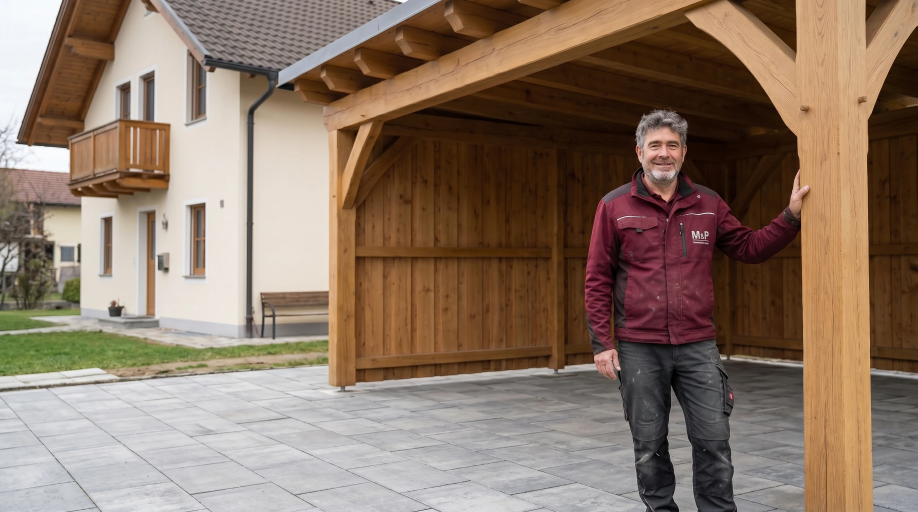
#> input picture assets/mp-peter-hero-portraits-v2-2026-05-27-kie/selected_hero_peter_paved_workwear_real_skin.webp, 2752 x 1536 px, given in place of selected_hero_peter_paved_workwear_official_logo.webp, which was not available (shown at 1/3 size)
$ python retouch_mp_workwear_logos_2026_05_27.py
#> lines starting #> are read from the running program, lines starting #| are printed output that depends on the picture; after the words box and inside, x2 and y2 are one past the last pixel; in counts of white or black regions, pixels touching at a corner belong together; pictures that were not available may be replaced by others from this repository, and a replacement may not be noted
from pathlib import Path
from PIL import Image, ImageFilter, ImageEnhance
import math

ROOT = Path(__file__).resolve().parents[1]
LOGO = ROOT / "assets/logo-white.png"
OUT_DIR = ROOT / "assets/mp-workwear-logo-retouched-2026-05-27"
OUT_DIR.mkdir(parents=True, exist_ok=True)

# x/y are center positions in original pixels. width is target emblem width.
# Workwear uses the M&P emblem only. The full legal-name logo becomes a white rectangle at chest size.
ITEMS = [
    {
        "src": "assets/mp-peter-hero-portraits-v2-2026-05-27-kie/selected_hero_peter_paved_workwear_official_logo.webp",
        "out": "selected_hero_peter_paved_workwear_clean_logo.webp",
        "erase": [{"x": 2055, "y": 625, "w": 260, "h": 170}, {"x": 2145, "y": 642, "w": 210, "h": 150}],
        "logos": [{"x": 2045, "y": 616, "w": 36, "rot": 0, "alpha": 0.70}],
    },
    {
        "src": "assets/mp-peter-hero-portraits-v2-2026-05-27-kie/selected_peter_portrait_professional_carport.webp",
        "out": "selected_peter_portrait_professional_carport_clean_logo.webp",
        "erase": [{"x": 1460, "y": 1580, "w": 260, "h": 330}],
        "logos": [{"x": 1460, "y": 1510, "w": 40, "rot": -3, "alpha": 0.80}],
    },
    {
        "src": "assets/mp-peter-hero-portraits-v2-2026-05-27-kie/selected_peter_portrait_professional_workshop.webp",
        "out": "selected_peter_portrait_professional_workshop_clean_logo.webp",
        "erase": [{"x": 1250, "y": 745, "w": 180, "h": 180}],
        "logos": [{"x": 1250, "y": 745, "w": 42, "rot": 2, "alpha": 0.80}],
    },
    {
        "src": "assets/mp-workwear-corrections-2026-05-26-kie/03_peter_red_hoodie_roofline.webp",
        "out": "03_peter_red_hoodie_roofline_clean_logo.webp",
        "erase": [{"x": 1320, "y": 720, "w": 190, "h": 180}],
        "logos": [{"x": 1320, "y": 720, "w": 42, "rot": -2, "alpha": 0.76}],
    },
    {
        "src": "assets/mp-workwear-corrections-2026-05-26-kie/02_peter_red_hoodie_post_level.webp",
        "out": "02_peter_red_hoodie_post_level_clean_logo.webp",
        "erase": [{"x": 1515, "y": 675, "w": 200, "h": 190}],
        "logos": [{"x": 1515, "y": 675, "w": 42, "rot": -4, "alpha": 0.76}],
    },
    {
        "src": "assets/mp-team-action-fix-2026-05-21-kie/03_team_vor_ort_zollstock_anzeichnen.webp",
        "out": "03_team_vor_ort_zollstock_anzeichnen_clean_logo.webp",
        "erase": [
            {"x": 2250, "y": 700, "w": 210, "h": 190},
            {"x": 1300, "y": 795, "w": 170, "h": 150},
        ],
        "logos": [
            {"x": 2250, "y": 700, "w": 42, "rot": -7, "alpha": 0.78},
            {"x": 1300, "y": 795, "w": 34, "rot": 5, "alpha": 0.66},
        ],
    },
]

def make_white_logo(width: int, alpha_scale: float) -> Image.Image:
    logo = Image.open(LOGO).convert("RGBA")
    # Crop to the chest-friendly M&P emblem; full legal text is unreadable at this size.
    logo = logo.crop((0, 0, 88, 147))
    r, g, b, a = logo.split()
    a = a.point(lambda p: int(p * alpha_scale))
    logo = Image.merge("RGBA", (Image.new("L", logo.size, 255), Image.new("L", logo.size, 255), Image.new("L", logo.size, 255), a))
    ratio = width / logo.width
    size = (width, max(1, int(logo.height * ratio)))
    logo = logo.resize(size, Image.Resampling.LANCZOS)
    # Tiny blur avoids sticker edge at web scale.
    return logo.filter(ImageFilter.GaussianBlur(0.16))

def fabric_patch(base: Image.Image, cx: int, cy: int, w: int, h: int, clone_dx=None, clone_dy: int = 0):
    # Clone neighboring fabric over the AI pseudo-logo. This is crude but much less visible than a flat fill.
    px0 = cx - w // 2
    py0 = cy - h // 2
    if clone_dx is None:
        clone_dx = -max(w, 80)
    sx0 = max(0, min(base.width - w, px0 + clone_dx))
    sy0 = max(0, min(base.height - h, py0 + clone_dy))
    patch = base.crop((sx0, sy0, sx0 + w, sy0 + h)).convert("RGBA")
    patch = patch.filter(ImageFilter.GaussianBlur(1.0))

    # Match average brightness/color roughly to target area.
    target = base.crop((max(0, px0), max(0, py0), min(base.width, px0 + w), min(base.height, py0 + h))).convert("RGB").resize((1, 1))
    source = patch.convert("RGB").resize((1, 1))
    tr, tg, tb = target.getpixel((0, 0))
    sr, sg, sb = source.getpixel((0, 0))
    dr, dg, db = tr - sr, tg - sg, tb - sb
    r, g, b, a = patch.split()
    r = r.point(lambda p: max(0, min(255, p + dr)))
    g = g.point(lambda p: max(0, min(255, p + dg)))
    b = b.point(lambda p: max(0, min(255, p + db)))
    patch = Image.merge("RGBA", (r, g, b, a))

    mask = Image.new("L", (w, h), 0)
    inner = Image.new("L", (max(1, w - 14), max(1, h - 14)), 210)
    mask.paste(inner, (7, 7))
    mask = mask.filter(ImageFilter.GaussianBlur(8))
    base.paste(patch, (px0, py0), mask)

def apply_logo(base: Image.Image, spec: dict):
    logo = make_white_logo(spec["w"], spec.get("alpha", 0.8))
    if spec.get("rot", 0):
        logo = logo.rotate(spec["rot"], expand=True, resample=Image.Resampling.BICUBIC)
    x = int(spec["x"] - logo.width / 2)
    y = int(spec["y"] - logo.height / 2)
    # Clear a bit wider/taller than the incoming logo first.
    fabric_patch(base, int(spec["x"]), int(spec["y"]), int(logo.width * 1.18), int(logo.height * 1.22))
    base.alpha_composite(logo, (x, y))

for item in ITEMS:
    base = Image.open(ROOT / item["src"]).convert("RGBA")
    for spec in item.get("erase", []):
        fabric_patch(base, int(spec["x"]), int(spec["y"]), int(spec["w"]), int(spec["h"]))
#> this loop made 2 passes
#> (tr in fabric_patch, tg in fabric_patch, tb in fabric_patch, sr in fabric_patch, sg in fabric_patch, sb in fabric_patch, dr in fabric_patch, dg in fabric_patch) on passes 1 to 2: (91, 42, 50, 84, 41, 37, 7, 1), (97, 42, 56, 91, 42, 46, 6, 0)
#> pass 1, in fabric_patch, `patch = base.crop((sx0, sy0, sx0 + w, sy0 + h)).convert("RGBA")`:
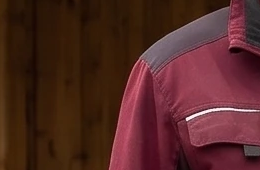
#> patch: PIL image 260x170 RGBA; mean R, G, B, A 82.3, 39.8, 35.7, 255
#> pass 1, in fabric_patch, `r, g, b, a = patch.split()`:
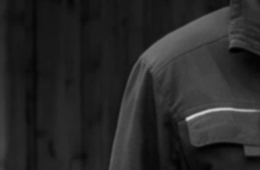
#> g: PIL image 260x170 L; min 0, max 210, mean 39.7
    for spec in item["logos"]:
        apply_logo(base, spec)
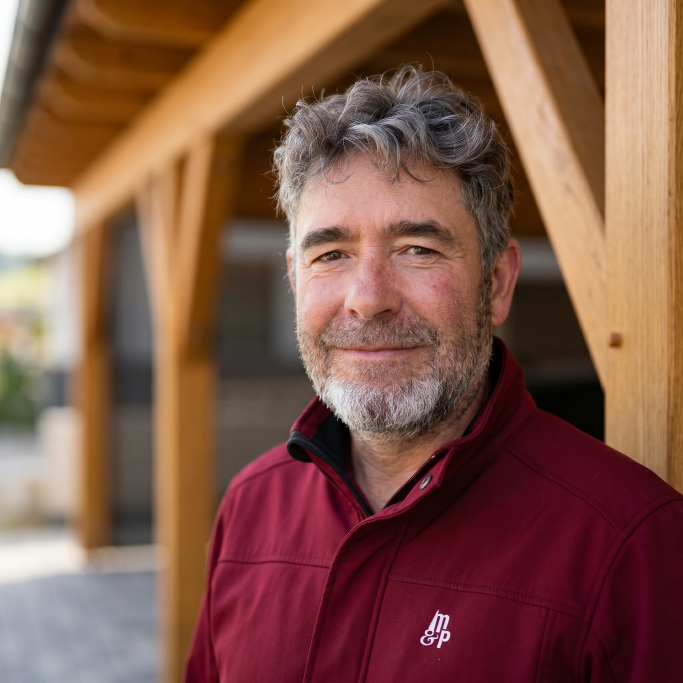
#> input picture assets/mp-peter-hero-portraits-v2-2026-05-27-kie/selected_peter_portrait_professional_carport.webp, 2048 x 2048 px, given in place of logo-white.png, which was not available (shown at 1/3 size)
#> in make_white_logo, `r, g, b, a = logo.split()`:
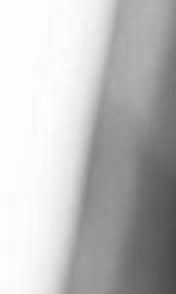
#> b: PIL image 88x147 L (shown 2 times larger); min 73, max 254, mean 190.3
#> in make_white_logo, `r, g, b, a = logo.split()`: a: PIL image 88x147 L; every value is 255
#> in make_white_logo, `a = a.point(lambda p: int(p * alpha_scale))`: a: PIL image 88x147 L; every value is 178
#> call 3 of fabric_patch, with cx = 2045, cy = 616, w = 42, h = 73, clone_dy = 0
#> in fabric_patch (call 3), `patch = base.crop((sx0, sy0, sx0 + w, sy0 + h)).convert("RGBA")`:
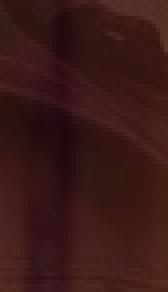
#> patch: PIL image 42x73 RGBA (shown 4 times larger); mean R, G, B, A 57.7, 24.6, 22.6, 255
#> in fabric_patch (call 3), `tr, tg, tb = target.getpixel((0, 0))`: tr = 98; tg = 43; tb = 51
#> in fabric_patch (call 3), `sr, sg, sb = source.getpixel((0, 0))`: sr = 56; sg = 23; sb = 22
#> in fabric_patch (call 3), `dr, dg, db = tr - sr, tg - sg, tb - sb`: dr = 42; dg = 20; db = 29
#> in fabric_patch (call 3), `r, g, b, a = patch.split()`: a: PIL image 42x73 L; every value is 255
#> in fabric_patch (call 3), `mask = Image.new("L", (w, h), 0)`: mask: PIL image 42x73 L; every value is 0
#> in fabric_patch (call 3), `inner = Image.new("L", (max(1, w - 14), max(1, h - 14)), 210)`: inner: PIL image 28x59 L; every value is 210
#> in fabric_patch (call 3), `mask.paste(inner, (7, 7))`:
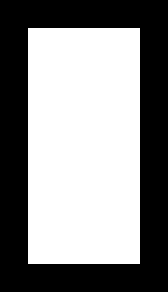
#> mask: PIL image 42x73 L (shown 4 times larger); values 0 (black) and 210 (white), 53.9% white; 1 black region, box (x1, y1, x2, y2) and area: (0, 0, 42, 73) 1414
    out = OUT_DIR / item["out"]
    base.convert("RGB").save(out, "WEBP", quality=92, method=6)
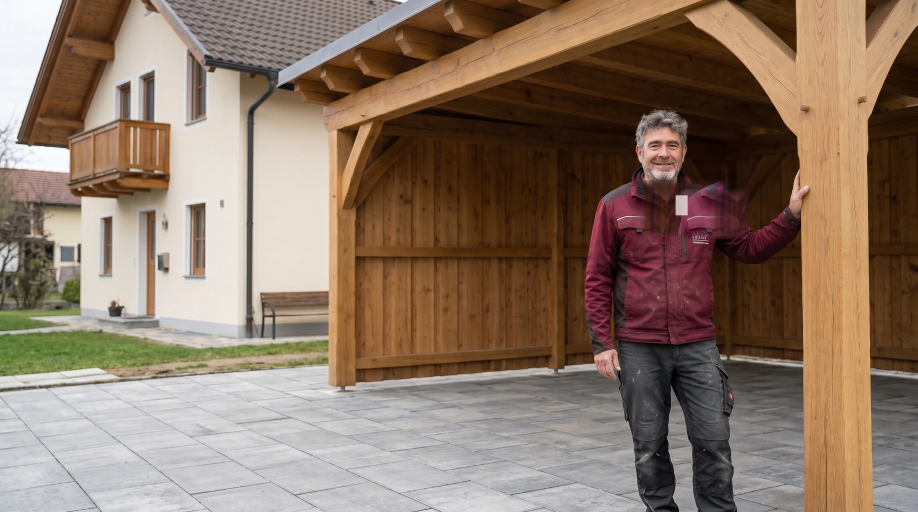
#> saved as selected_hero_peter_paved_workwear_clean_logo.webp: PIL image 2752x1536 RGB (shown at 1/3 size); mean R, G, B 138.9, 118.1, 102
    print(out.relative_to(ROOT))

# Build contact sheet.
thumb_w = 420
#> thumb_w = 420
label_h = 38
pad = 24
cards = []
for idx, item in enumerate(ITEMS, 1):
    im = Image.open(OUT_DIR / item["out"]).convert("RGB")
    im.thumbnail((thumb_w, 260), Image.Resampling.LANCZOS)
    card = Image.new("RGB", (thumb_w, im.height + label_h), (244, 241, 234))
    card.paste(im, ((thumb_w - im.width) // 2, label_h))
    from PIL import ImageDraw
    d = ImageDraw.Draw(card)
    d.text((8, 10), f"{idx} {item['out'][:48]}", fill=(20, 20, 20))
    cards.append(card)
cols = 3
#> cols = 3
row_h = max(c.height for c in cards)
#> row_h = 298
rows = math.ceil(len(cards) / cols)
#> rows = 2
sheet = Image.new("RGB", (cols * thumb_w + (cols + 1) * pad, rows * row_h + (rows + 1) * pad), (26, 23, 21))
for i, card in enumerate(cards):
    x = pad + (i % cols) * (thumb_w + pad)
    y = pad + (i // cols) * (row_h + pad)
    sheet.paste(card, (x, y))
#> this loop made 6 passes
#> (x, y) on passes 1 to 6: (24, 24), (468, 24), (912, 24), (24, 346), (468, 346), (912, 346)
sheet_path = OUT_DIR / "_contact_sheet_clean_logo.jpg"
sheet.save(sheet_path, quality=92)
print(sheet_path.relative_to(ROOT))
